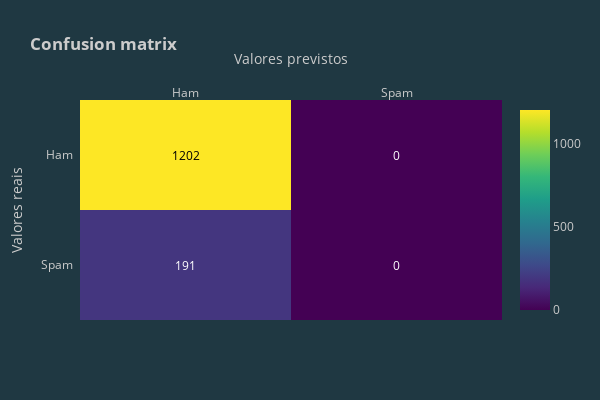

The cell this chart's notebook holds for it:
### Markdown cell above
##### 5.1) Naive Bayes

Em estatística, os classificadores Naive Bayes são uma família de "classificadores probabilísticos" simples baseados na aplicação do teorema de Bayes com suposições de independência fortes (ingênuas) entre os recursos. Eles estão entre os modelos de rede bayesiana mais simples, mas juntamente com a estimativa de densidade do kernel, eles podem atingir níveis de precisão mais altos.<br/>

Os classificadores Naive Bayes são altamente escaláveis, exigindo uma série de parâmetros lineares no número de variáveis (características/preditores) em um problema de aprendizado. O treinamento de probabilidade máxima pode ser feito avaliando uma expressão de forma fechada, que leva tempo linear, em vez de uma aproximação iterativa cara, como usada para muitos outros tipos de classificadores.

### Code cell
# Create o modelo Multinomial Naive Bayes
nb = MultinomialNB()

# Treinamento do modelo
nb.fit(x_train_tfidf, y_train)

# Realização das previsões
y_pred_class = nb.predict(x_test_dtm)
y_pred_prob = nb.predict_proba(x_test_dtm)[:, 1]

#Visualizando os resultados
resultadosNB = round(metrics.accuracy_score(y_test, y_pred_class) * 100, 2)
print('Os dados de treinos obtiveram a acurácia de: {}%'.format(resultadosNB))

# Cálculo AUC
print('Visualizando a métrica AUC: {}'.format(round(metrics.roc_auc_score(y_test, y_pred_prob), 2)))

#Salvando resultado
resultado = {
    'MÉTODO': 'Naive Bayes',
    'ACURÁCIA': resultadosNB
}
lista_resultados.append(resultado)

conf_matrix(metrics.confusion_matrix(y_test, y_pred_class))

### Figure 1 — Plotly figure (JSON) as saved in the notebook; plotly's stock layout.template omitted (floating-point values rounded to 4 significant figures)
{"data": [{"colorscale": [[0, "#440154"], [0.1111, "#482878"], [0.2222, "#3e4989"], [0.3333, "#31688e"], [0.4444, "#26828e"], [0.5556, "#1f9e89"], [0.6667, "#35b779"], [0.7778, "#6ece58"], [0.8889, "#b5de2b"], [1, "#fde725"]], "reversescale": false, "showscale": true, "type": "heatmap", "x": ["Ham", "Spam"], "y": ["Spam", "Ham"], "z": [[191, 0], [1202, 0]]}], "layout": {"annotations": [{"font": {"color": "#FFFFFF"}, "showarrow": false, "text": "191", "x": "Ham", "xref": "x", "y": "Spam", "yref": "y"}, {"font": {"color": "#FFFFFF"}, "showarrow": false, "text": "0", "x": "Spam", "xref": "x", "y": "Spam", "yref": "y"}, {"font": {"color": "#000000"}, "showarrow": false, "text": "1202", "x": "Ham", "xref": "x", "y": "Ham", "yref": "y"}, {"font": {"color": "#FFFFFF"}, "showarrow": false, "text": "0", "x": "Spam", "xref": "x", "y": "Ham", "yref": "y"}], "height": 400, "title": {"text": "<b>Confusion matrix</b>"}, "width": 600, "xaxis": {"dtick": 1, "gridcolor": "rgb(0, 0, 0)", "side": "top", "ticks": "", "title": {"text": "Valores previstos"}}, "yaxis": {"dtick": 1, "ticks": "", "ticksuffix": "  ", "title": {"text": "Valores reais"}}}}
